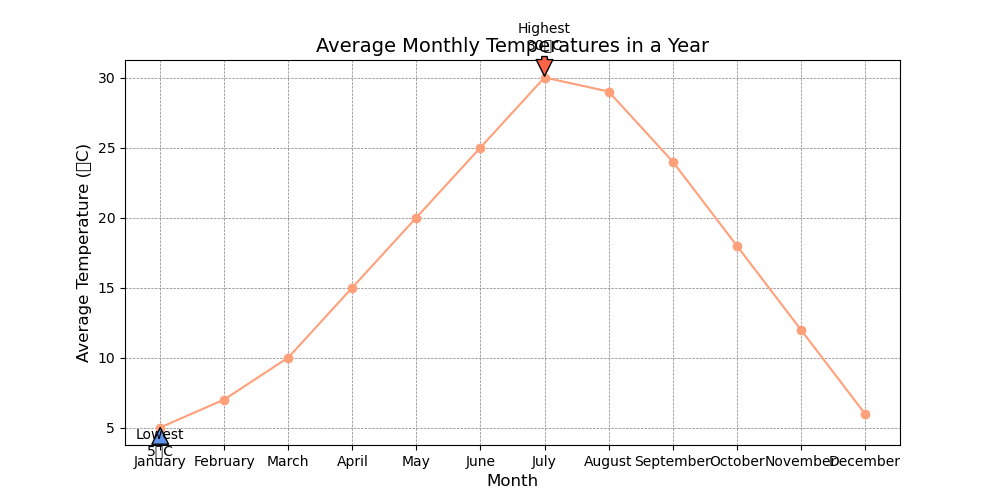

This figure's Python source:

import matplotlib.pyplot as plt

# Data points
months = ["January", "February", "March", "April", "May", "June",
          "July", "August", "September", "October", "November", "December"]
temperatures = [5, 7, 10, 15, 20, 25, 30, 29, 24, 18, 12, 6]

# Creating the line chart
plt.figure(figsize=(10, 5))  # Modifying width and height of the chart

plt.plot(months, temperatures, color="#FFA07A", marker='o')  # Using a specific color code

# Annotating the highest and lowest temperatures
plt.annotate('Highest\n30°C', xy=("July", 30), xytext=("July", 32),
             arrowprops=dict(facecolor='#FF6347', shrink=0.05), ha='center')
plt.annotate('Lowest\n5°C', xy=("January", 5), xytext=("January", 3),
             arrowprops=dict(facecolor='#6495ED', shrink=0.05), ha='center')

# Title and labels
plt.title("Average Monthly Temperatures in a Year", fontsize=14)
plt.xlabel("Month", fontsize=12)
plt.ylabel("Average Temperature (°C)", fontsize=12)

# Customizing the grid
plt.grid(True, which='major', linestyle='--', linewidth=0.5, color='grey')

# Show the plot
plt.show()
